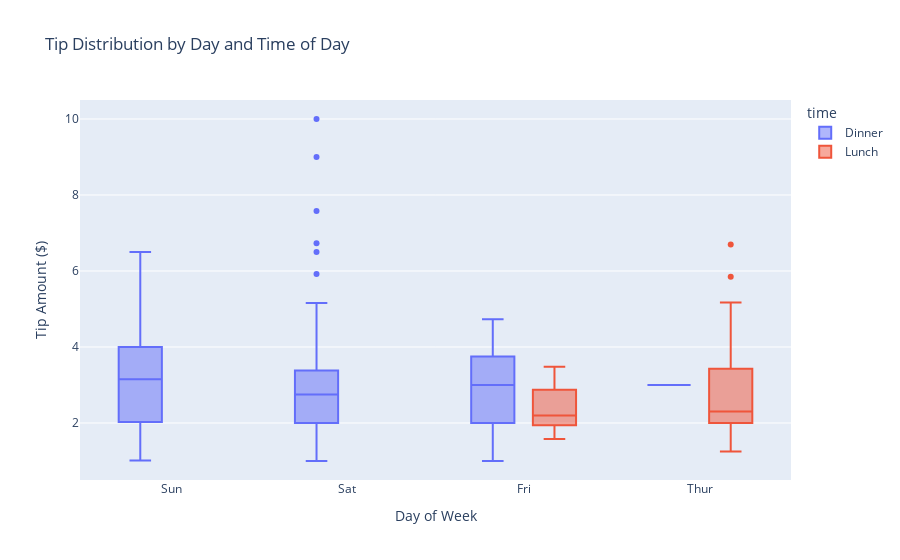

Notebook source saved alongside this figure:
### Markdown cell above
## Data Comparison Analysis
Comparing different categories and their impact on tips and bills.

### Code cell
# Categorical Analysis with Box Plots
fig = go.Figure()

# Box plots for tips by day and time
fig = px.box(df, x='day', y='tip', color='time',
             title='Tip Distribution by Day and Time of Day',
             labels={'tip': 'Tip Amount ($)', 'day': 'Day of Week'})
fig.show()

# Statistical tests for categorical variables
print("Statistical Analysis of Categorical Variables:")
print("-" * 50)

# Time of day analysis
print("\nTime of Day Analysis:")
dinner_tips = df[df['time'] == 'Dinner']['tip']
lunch_tips = df[df['time'] == 'Lunch']['tip']
t_stat, p_val = stats.ttest_ind(dinner_tips, lunch_tips)
print(f"Dinner vs Lunch t-test: t={t_stat:.4f}, p={p_val:.4f}")
print(f"Mean dinner tip: ${dinner_tips.mean():.2f}")
print(f"Mean lunch tip: ${lunch_tips.mean():.2f}")

# Day of week analysis
print("\nDay of Week Analysis:")
stats_f, p_val = stats.f_oneway(*[group['tip'].values for name, group in df.groupby('day')])
print(f"ANOVA test: F={stats_f:.4f}, p={p_val:.4f}")
for day in df['day'].unique():
    print(f"Mean tip on {day}: ${df[df['day']==day]['tip'].mean():.2f}")

### Figure 1 — Plotly figure (JSON) as saved in the notebook; plotly's stock layout.template omitted (floating-point values rounded to 4 significant figures; data arrays with more than 128 entries replaced by an {"elided": "..."} marker saying what was removed)
{"data": [{"alignmentgroup": "True", "hovertemplate": "time=Dinner<br>Day of Week=%{x}<br>Tip Amount ($)=%{y}<extra></extra>", "legendgroup": "Dinner", "marker": {"color": "#636efa"}, "name": "Dinner", "notched": false, "offsetgroup": "Dinner", "orientation": "v", "showlegend": true, "type": "box", "x": {"elided": "176 str values"}, "x0": " ", "xaxis": "x", "y": {"elided": "176 float values"}, "y0": " ", "yaxis": "y"}, {"alignmentgroup": "True", "hovertemplate": "time=Lunch<br>Day of Week=%{x}<br>Tip Amount ($)=%{y}<extra></extra>", "legendgroup": "Lunch", "marker": {"color": "#EF553B"}, "name": "Lunch", "notched": false, "offsetgroup": "Lunch", "orientation": "v", "showlegend": true, "type": "box", "x": ["Thur", "Thur", "Thur", "Thur", "Thur", "Thur", "Thur", "Thur", "Thur", "Thur", "Thur", "Thur", "Thur", "Thur", "Thur", "Thur", "Thur", "Thur", "Thur", "Thur", "Thur", "Thur", "Thur", "Thur", "Thur", "Thur", "Thur", "Thur", "Thur", "Thur", "Thur", "Thur", "Thur", "Thur", "Thur", "Thur", "Thur", "Thur", "Thur", "Thur", "Thur", "Thur", "Thur", "Thur", "Thur", "Thur", "Thur", "Thur", "Thur", "Thur", "Thur", "Thur", "Thur", "Thur", "Thur", "Thur", "Thur", "Thur", "Thur", "Thur", "Thur", "Fri", "Fri", "Fri", "Fri", "Fri", "Fri", "Fri"], "x0": " ", "xaxis": "x", "y": [4.0, 3.0, 2.71, 3.0, 3.4, 1.83, 5.0, 2.03, 5.17, 2.0, 4.0, 5.85, 3.0, 1.5, 1.8, 2.92, 2.31, 1.68, 2.5, 2.0, 2.52, 4.2, 1.48, 2.0, 2.0, 2.18, 1.5, 2.83, 1.5, 2.0, 3.25, 1.25, 2.0, 2.0, 2.0, 2.75, 3.5, 6.7, 5.0, 5.0, 2.3, 1.5, 1.36, 1.63, 1.73, 2.0, 4.19, 2.56, 2.02, 4.0, 1.44, 2.0, 5.0, 2.0, 2.0, 4.0, 2.01, 2.0, 2.5, 4.0, 3.23, 2.2, 3.48, 1.92, 3.0, 1.58, 2.5, 2.0], "y0": " ", "yaxis": "y"}], "layout": {"boxmode": "group", "legend": {"title": {"text": "time"}, "tracegroupgap": 0}, "title": {"text": "Tip Distribution by Day and Time of Day"}, "xaxis": {"anchor": "y", "domain": [0, 1], "title": {"text": "Day of Week"}}, "yaxis": {"anchor": "x", "domain": [0, 1], "title": {"text": "Tip Amount ($)"}}}}
